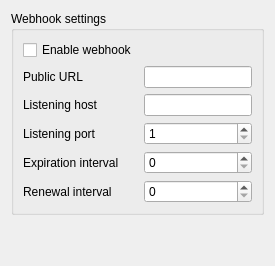
       <widget class="QWidget" name="tab_5">
        <attribute name="title">
         <string>Webhooks</string>
        </attribute>
        <layout class="QGridLayout" name="gridLayout">
         <item row="0" column="0">
          <widget class="QGroupBox" name="groupBox_9">
           <property name="toolTip">
            <string>&lt;html&gt;&lt;head/&gt;&lt;body&gt;&lt;p&gt;Refer to &lt;a href=&quot;https://github.com/abraunegg/onedrive/blob/master/docs/usage.md#use-webhook-to-subscribe-to-remote-updates-in-monitor-mode&quot;&gt;&lt;span style=&quot; text-decoration: underline; color:#5e81ac;&quot;&gt;webhook documentation&lt;/span&gt;&lt;/a&gt; for more details. &lt;/p&gt;&lt;/body&gt;&lt;/html&gt;</string>
           </property>
           <property name="title">
            <string>Webhook settings</string>
           </property>
           <layout class="QFormLayout" name="formLayout_2">
            <item row="1" column="0">
             <widget class="QLabel" name="label_webhook_public_url">
              <property name="text">
               <string>Public URL</string>
              </property>
             </widget>
            </item>
            <item row="1" column="1">
             <widget class="QLineEdit" name="lineEdit_webhook_public_url"/>
            </item>
            <item row="2" column="0">
             <widget class="QLabel" name="label_webhook_listening_host">
              <property name="text">
               <string>Listening host</string>
              </property>
             </widget>
            </item>
            <item row="2" column="1">
             <widget class="QLineEdit" name="lineEdit_webhook_listening_host"/>
            </item>
            <item row="3" column="0">
             <widget class="QLabel" name="label_webhook_listening_port">
              <property name="text">
               <string>Listening port</string>
              </property>
             </widget>
            </item>
            <item row="3" column="1">
             <widget class="QSpinBox" name="spinBox_webhook_listening_port">
              <property name="minimum">
               <number>1</number>
              </property>
              <property name="maximum">
               <number>65353</number>
              </property>
             </widget>
            </item>
            <item row="4" column="0">
             <widget class="QLabel" name="label_webhook_expiration_interval">
              <property name="text">
               <string>Expiration interval</string>
              </property>
             </widget>
            </item>
            <item row="4" column="1">
             <widget class="QSpinBox" name="spinBox_webhook_expiration_interval">
              <property name="maximum">
               <number>1000000</number>
              </property>
             </widget>
            </item>
            <item row="5" column="0">
             <widget class="QLabel" name="label_webhook_renewal_interval">
              <property name="text">
               <string>Renewal interval</string>
              </property>
             </widget>
            </item>
            <item row="5" column="1">
             <widget class="QSpinBox" name="spinBox_webhook_renewal_interval">
              <property name="maximum">
               <number>1000000</number>
              </property>
             </widget>
            </item>
            <item row="0" column="0">
             <widget class="QCheckBox" name="checkBox_webhook_enabled">
              <property name="text">
               <string>Enable webhook</string>
              </property>
             </widget>
            </item>
           </layout>
          </widget>
         </item>
         <item row="1" column="0">
          <spacer name="verticalSpacer">
           <property name="orientation">
            <enum>Qt::Orientation::Vertical</enum>
           </property>
           <property name="sizeHint" stdset="0">
            <size>
             <width>20</width>
             <height>40</height>
            </size>
           </property>
          </spacer>
         </item>
        </layout>
       </widget>
